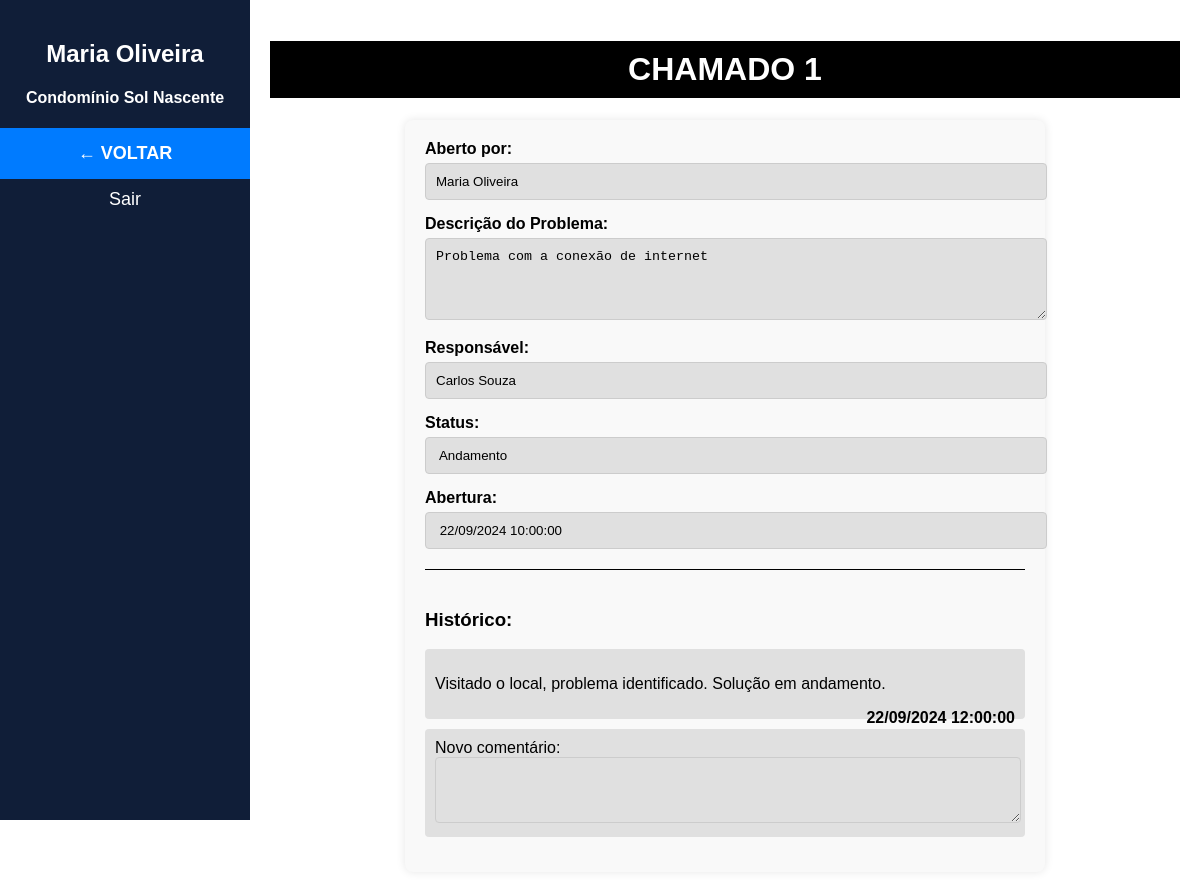
/logado/chamado.php?idChamado=1 (signed in), run on the app's committed database.
### tables this page shows
CREATE TABLE IF NOT EXISTS `tb_usuario` (
  `id_usuario` int UNSIGNED NOT NULL AUTO_INCREMENT,
  `id_condominio` int UNSIGNED NOT NULL,
  `nome` varchar(255) NOT NULL,
  `email` varchar(255) NOT NULL,
  `telefone` varchar(255) NOT NULL,
  `tipo_usuario` int UNSIGNED NOT NULL,
  `senha` varchar(255) NOT NULL,
  PRIMARY KEY (`id_usuario`),
  KEY `tb_usuario_FKIndex1` (`id_condominio`)
);

CREATE TABLE IF NOT EXISTS `tb_condominio` (
  `id_condominio` int UNSIGNED NOT NULL AUTO_INCREMENT,
  `nome` varchar(255) NOT NULL,
  `cep` varchar(255) NOT NULL,
  `rua` varchar(255) NOT NULL,
  `numero` int UNSIGNED NOT NULL,
  `cidade` varchar(255) NOT NULL,
  `estado` varchar(255) NOT NULL,
  PRIMARY KEY (`id_condominio`)
);

CREATE TABLE IF NOT EXISTS `tb_chamado` (
  `id_chamado` int UNSIGNED NOT NULL AUTO_INCREMENT,
  `id_tecnico` int UNSIGNED NOT NULL,
  `id_usuario_solicitante` int UNSIGNED NOT NULL,
  `descricao` varchar(255) NOT NULL,
  `dt_abertura` datetime NOT NULL,
  `status` int NOT NULL,
  `dt_fechamento` datetime DEFAULT NULL,
  PRIMARY KEY (`id_chamado`),
  KEY `tb_chamado_FKIndex1` (`id_usuario_solicitante`),
  KEY `tb_chamado_FKIndex2` (`id_tecnico`)
);

CREATE TABLE IF NOT EXISTS `tb_comentario` (
  `id_comentario` int UNSIGNED NOT NULL AUTO_INCREMENT,
  `id_tecnico` int UNSIGNED NOT NULL,
  `id_chamado` int UNSIGNED NOT NULL,
  `dt_comentario` datetime NOT NULL,
  `descricao` varchar(255) NOT NULL,
  PRIMARY KEY (`id_comentario`),
  KEY `tb_comentario_FKIndex1` (`id_chamado`),
  KEY `tb_comentario_FKIndex2` (`id_tecnico`)
);

### logado/chamado.php (the view, shortened to what this page needs)
<?php
    include('../conexao/conexao.php');
    $idChamado = $_GET['idChamado'];
    $query = "SELECT * FROM tb_chamado WHERE id_chamado = $idChamado";
    $result = mysqli_query($connection, $query);
    $row = mysqli_fetch_assoc($result);
    $data = new DateTime($row['dt_abertura']);
    $dataAbertura = $data->format('d/m/Y H:i:s');
    $descricao = $row['descricao'];
    $idSolicitante = $row['id_usuario_solicitante'];
    $idTecnico = $row['id_tecnico'];
    if($row['status'] == 1){
        $status = 'Pendente';
    }else if($row['status'] == 2){
        $status = 'Andamento';
    }else if($row['status'] == 3){
        $status = 'Fechado';
    }
    $query = "SELECT * FROM tb_usuario WHERE id_usuario = $idTecnico";
    $result = mysqli_query($connection, $query);
    $row = mysqli_fetch_assoc($result);
    $nomeTecnico = $row['nome'];
    $query = "SELECT * FROM tb_usuario WHERE id_usuario = $idSolicitante";
    $result = mysqli_query($connection, $query);
    $row = mysqli_fetch_assoc($result);
    $nomeSolicitante = $row['nome'];
?>
<!DOCTYPE html>
<html lang="pt-BR">
<head>
</head>
<body>
<div class="sidebar">
    <h2><?php
            $idUsuario = mysqli_real_escape_string($connection, $_SESSION['idUsuario']);
            $query = "SELECT * FROM tb_usuario WHERE id_usuario = $idUsuario";
            $result = mysqli_query($connection, $query);
            $row = mysqli_fetch_assoc($result);
            echo htmlspecialchars($row['nome']);
            $idCondominio = $row['id_condominio'];
        ?></h2>
    <h4 style="text-align: center;">
        <?php
            $query = "SELECT * FROM tb_condominio WHERE id_condominio = $idCondominio";
            $result = mysqli_query($connection, $query);
            $row = mysqli_fetch_assoc($result);
            echo htmlspecialchars($row['nome']);
        ?>
    </h4>
    <a href="inicial.php" class="back-btn">← VOLTAR</a>
    <a href="../conexao/logout.php">Sair</a>
</div>
    <form action="../conexao/task_editar_chamado.php?idChamado=<?php echo $idChamado; ?>&idTecnico=<?php echo $_SESSION['idUsuario']?>" method="POST" enctype="multipart/form-data">
    <div class="main-content">
        <h1>CHAMADO <?php echo $idChamado?></h1>
        <div class="form-container">
            <div class="form-group">
                <label for="aberto_por">Aberto por:</label>
                <input type="text" id="aberto_por" value="<?php echo $nomeSolicitante; ?>" readonly>
            </div>
            <div class="form-group">
                <label for="descricao_problema">Descrição do Problema:</label>
                <textarea id="descricao_problema" rows="4" readonly><?php echo htmlspecialchars($descricao); ?></textarea>
            </div>
            <div class="form-group">
                <label for="responsavel">Responsável:</label>
                <input type="text" id="responsavel" value="<?php echo $nomeTecnico; ?>" readonly>
            </div>
            <div class="form-group">
                <label for="responsavel">Status:</label>
                <input type="text" id="responsavel" value=" <?php echo htmlspecialchars($status); ?>" readonly>
            </div>
            <div class="form-group">
                <label for="responsavel">Abertura:</label>
                <input type="text" id="responsavel" value=" <?php echo htmlspecialchars($dataAbertura); ?>" readonly>
            </div>
            <div class="historico-container">
                <h3>Histórico:</h3>
                <?php
                    $result = $conn->query("SELECT * FROM tb_comentario where id_chamado = $idChamado");
                    $count = $result->rowCount();
                    if ($count > 0) {
                        while ($row = $result->fetch(PDO::FETCH_OBJ)){
                            $data = new DateTime($row->dt_comentario);
                            $data = $data->format('d/m/Y H:i:s');
                ?>
                    <div class="historico-item">
                        <p><?php echo htmlspecialchars($row->descricao); ?></p>
                        <span><?php echo htmlspecialchars($data); ?></span>
                    </div>
                <?php
                        }
                    }
                ?>
                    <div class="historico-item">
                    <?php
                        if($status != 'Fechado' && $status != 'Pendente'){
                            echo ("<label for='descricao_problema'>Novo comentário:</label>");
                            echo ("<textarea id='descricao_problema' rows='4' name='descricaoComentario'></textarea>");
                        }
                    ?>
                    </div>
            </div>
    </form>
</body>
</html>

### logado/chamado.php (style rules this page uses)
body { margin: 0; font-family: Arial, sans-serif; }
.sidebar { width: 250px; background-color: #101E38; height: 100vh; position: fixed; padding-top: 20px; }
.sidebar h2 { color: white; text-align: center; }
.sidebar h4 { color: white; }
.sidebar a { display: block; padding: 10px; color: white; text-decoration: none; text-align: center; font-size: 18px; }
.sidebar a.back-btn { background-color: #007BFF; color: #fff; padding: 15px; font-weight: bold; }
.main-content { margin-left: 250px; padding: 20px; }
.main-content h1 { background-color: #000; color: white; padding: 10px; text-align: center; }
.form-container { width: 600px; margin: 0 auto; padding: 20px; background-color: #f9f9f9; border-radius: 8px; box-shadow: 0 0 10px rgba(0, 0, 0, 0.1); }
.form-group { margin-bottom: 15px; }
.form-group label { display: block; font-weight: bold; margin-bottom: 5px; }
.form-group input[type="text"], .form-group textarea { width: 100%; padding: 10px; border: 1px solid #ccc; border-radius: 4px; background-color: #e0e0e0; pointer-events: none; }
.form-group textarea { resize: vertical; }
.historico-container { margin-top: 20px; border-top: 1px solid #000; padding-top: 20px; }
.historico-item { background-color: #e0e0e0; padding: 10px; margin-bottom: 10px; border-radius: 4px; }
.historico-item span { float: right; font-weight: bold; }
.historico-item textarea { width: 100%; border: 1px solid #ccc; border-radius: 4px; background-color: #e0e0e0; }

### data on the page
tb_usuario: nome "Maria Oliveira"
tb_condominio: nome "Condomínio Sol Nascente"
tb_chamado: descricao "Problema com a conexão de internet", status "Andamento", dt_abertura "22/09/2024 10:00:00"
tb_usuario: nome "Carlos Souza"
tb_comentario: descricao "Visitado o local, problema identificado. Solução em andamento.", dt_comentario "22/09/2024 12:00:00"

### other printed values
$idChamado "1"
